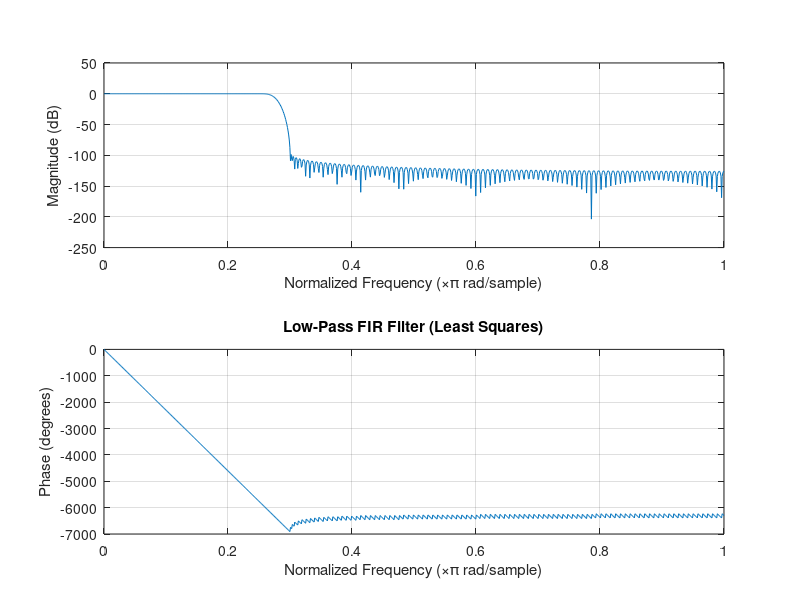

The MATLAB source for this figure: (Note: this script raises an error after producing the figure.)
b=firls(255,[0 0.25 0.3 1],[1 1 0 0]);

fig5 = figure; freqz(b,1);
title('Low-Pass FIR Filter (Least Squares)');
save_plot(fig5,'least_sq_lp_filter.png');

fig6 = figure; stem(b,'filled');
title('Impulse Response (Least Squares LPF)'); grid on;
save_plot(fig6,'least_sq_impulse_response.png');
